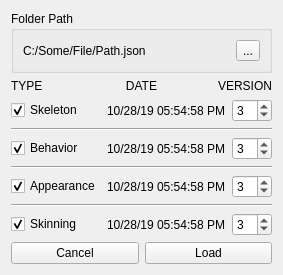
<?xml version="1.0" encoding="UTF-8"?>
<ui version="4.0">
 <class>Form</class>
 <widget class="QWidget" name="Form">
  <property name="geometry">
   <rect>
    <x>0</x>
    <y>0</y>
    <width>282</width>
    <height>272</height>
   </rect>
  </property>
  <property name="windowTitle">
   <string>Form</string>
  </property>
  <layout class="QVBoxLayout" name="verticalLayout_2">
   <item>
    <layout class="QVBoxLayout" name="verticalLayout">
     <item>
      <widget class="QGroupBox" name="groupBox">
       <property name="title">
        <string>Folder Path</string>
       </property>
       <layout class="QHBoxLayout" name="horizontalLayout_6">
        <item>
         <layout class="QHBoxLayout" name="horizontalLayout_7">
          <item>
           <widget class="QLabel" name="label_5">
            <property name="text">
             <string>C:/Some/File/Path.json</string>
            </property>
           </widget>
          </item>
          <item>
           <widget class="QToolButton" name="toolButton">
            <property name="text">
             <string>...</string>
            </property>
           </widget>
          </item>
         </layout>
        </item>
       </layout>
      </widget>
     </item>
     <item>
      <layout class="QHBoxLayout" name="horizontalLayout_8">
       <item>
        <widget class="QLabel" name="label_6">
         <property name="text">
          <string>TYPE</string>
         </property>
        </widget>
       </item>
       <item>
        <widget class="QLabel" name="label_7">
         <property name="text">
          <string>DATE</string>
         </property>
         <property name="alignment">
          <set>Qt::AlignCenter</set>
         </property>
        </widget>
       </item>
       <item>
        <widget class="QLabel" name="label_8">
         <property name="text">
          <string>VERSION</string>
         </property>
         <property name="alignment">
          <set>Qt::AlignRight|Qt::AlignTrailing|Qt::AlignVCenter</set>
         </property>
        </widget>
       </item>
      </layout>
     </item>
     <item>
      <layout class="QHBoxLayout" name="horizontalLayout">
       <item>
        <widget class="QCheckBox" name="checkBox">
         <property name="text">
          <string>Skeleton</string>
         </property>
         <property name="checked">
          <bool>true</bool>
         </property>
        </widget>
       </item>
       <item>
        <widget class="QLabel" name="label">
         <property name="text">
          <string>10/28/19 05:54:58 PM</string>
         </property>
        </widget>
       </item>
       <item>
        <widget class="QSpinBox" name="spinBox">
         <property name="maximumSize">
          <size>
           <width>40</width>
           <height>16777215</height>
          </size>
         </property>
         <property name="value">
          <number>3</number>
         </property>
        </widget>
       </item>
      </layout>
     </item>
     <item>
      <widget class="Line" name="line_3">
       <property name="orientation">
        <enum>Qt::Horizontal</enum>
       </property>
      </widget>
     </item>
     <item>
      <layout class="QHBoxLayout" name="horizontalLayout_3">
       <item>
        <widget class="QCheckBox" name="checkBox_3">
         <property name="text">
          <string>Behavior</string>
         </property>
         <property name="checked">
          <bool>true</bool>
         </property>
        </widget>
       </item>
       <item>
        <widget class="QLabel" name="label_3">
         <property name="text">
          <string>10/28/19 05:54:58 PM</string>
         </property>
        </widget>
       </item>
       <item>
        <widget class="QSpinBox" name="spinBox_3">
         <property name="maximumSize">
          <size>
           <width>40</width>
           <height>16777215</height>
          </size>
         </property>
         <property name="value">
          <number>3</number>
         </property>
        </widget>
       </item>
      </layout>
     </item>
     <item>
      <widget class="Line" name="line_2">
       <property name="orientation">
        <enum>Qt::Horizontal</enum>
       </property>
      </widget>
     </item>
     <item>
      <layout class="QHBoxLayout" name="horizontalLayout_4">
       <item>
        <widget class="QCheckBox" name="checkBox_4">
         <property name="text">
          <string>Appearance</string>
         </property>
         <property name="checked">
          <bool>true</bool>
         </property>
        </widget>
       </item>
       <item>
        <widget class="QLabel" name="label_4">
         <property name="text">
          <string>10/28/19 05:54:58 PM</string>
         </property>
        </widget>
       </item>
       <item>
        <widget class="QSpinBox" name="spinBox_2">
         <property name="maximumSize">
          <size>
           <width>40</width>
           <height>16777215</height>
          </size>
         </property>
         <property name="value">
          <number>3</number>
         </property>
        </widget>
       </item>
      </layout>
     </item>
     <item>
      <widget class="Line" name="line">
       <property name="orientation">
        <enum>Qt::Horizontal</enum>
       </property>
      </widget>
     </item>
     <item>
      <layout class="QHBoxLayout" name="horizontalLayout_2">
       <item>
        <widget class="QCheckBox" name="checkBox_2">
         <property name="text">
          <string>Skinning</string>
         </property>
         <property name="checked">
          <bool>true</bool>
         </property>
        </widget>
       </item>
       <item>
        <widget class="QLabel" name="label_2">
         <property name="text">
          <string>10/28/19 05:54:58 PM</string>
         </property>
        </widget>
       </item>
       <item>
        <widget class="QSpinBox" name="spinBox_4">
         <property name="maximumSize">
          <size>
           <width>40</width>
           <height>16777215</height>
          </size>
         </property>
         <property name="value">
          <number>3</number>
         </property>
        </widget>
       </item>
      </layout>
     </item>
     <item>
      <layout class="QHBoxLayout" name="horizontalLayout_5">
       <item>
        <widget class="QPushButton" name="pushButton_2">
         <property name="text">
          <string>Cancel</string>
         </property>
        </widget>
       </item>
       <item>
        <widget class="QPushButton" name="pushButton">
         <property name="text">
          <string>Load</string>
         </property>
        </widget>
       </item>
      </layout>
     </item>
    </layout>
   </item>
  </layout>
 </widget>
 <resources/>
 <connections/>
</ui>
